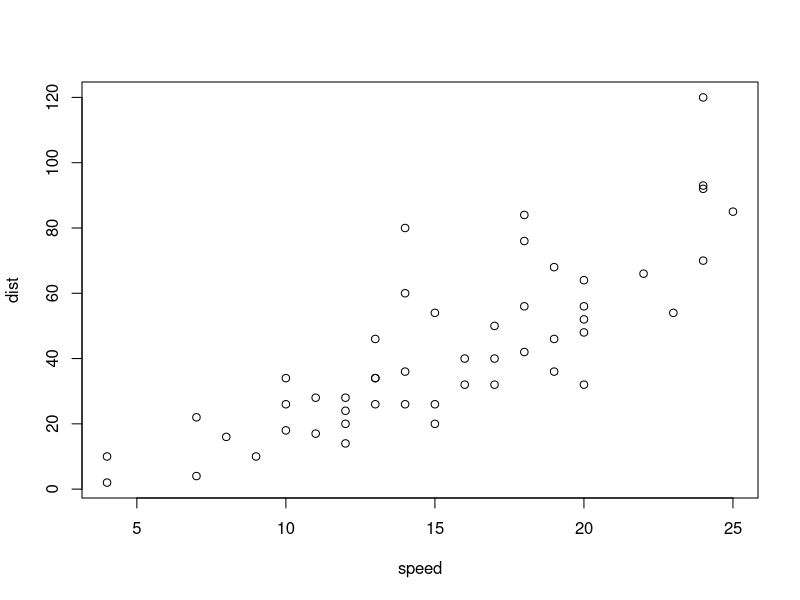
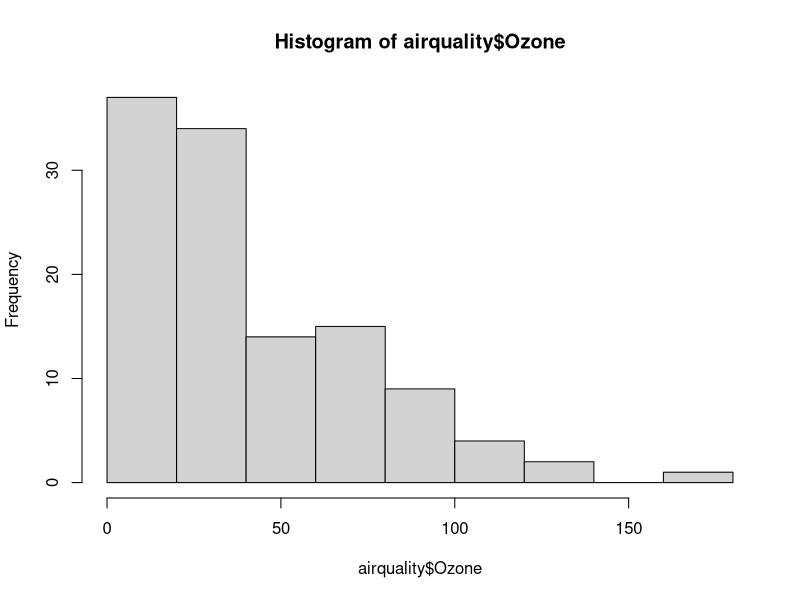
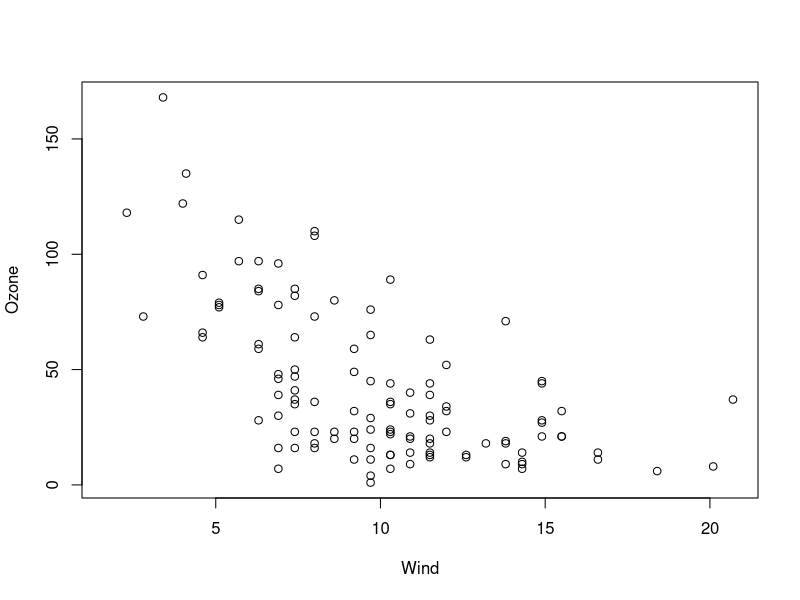
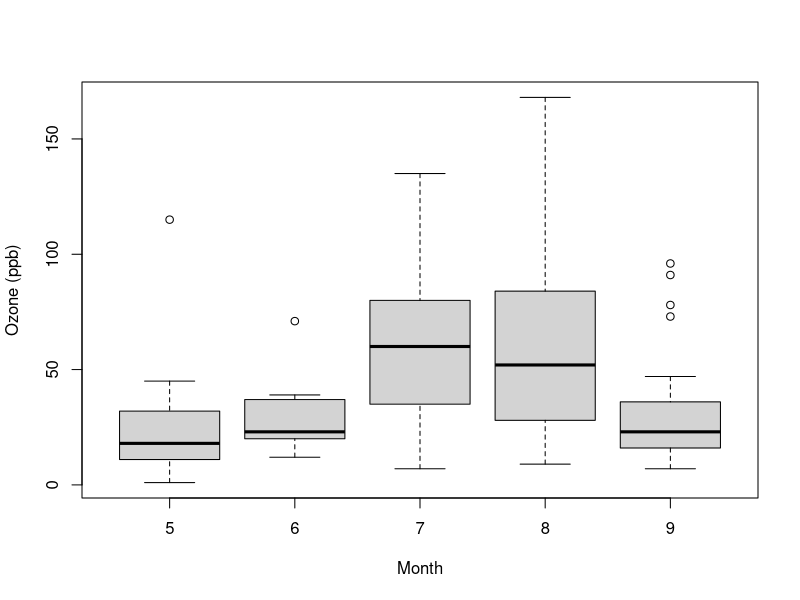
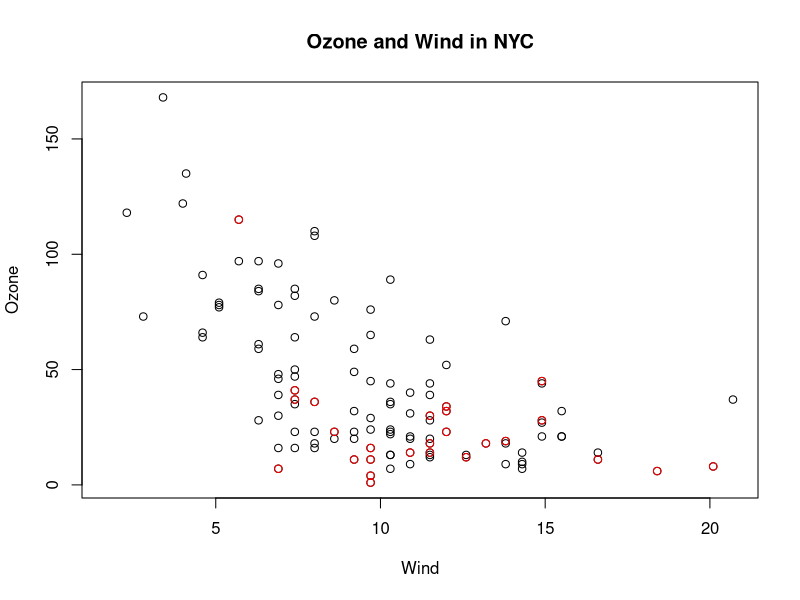
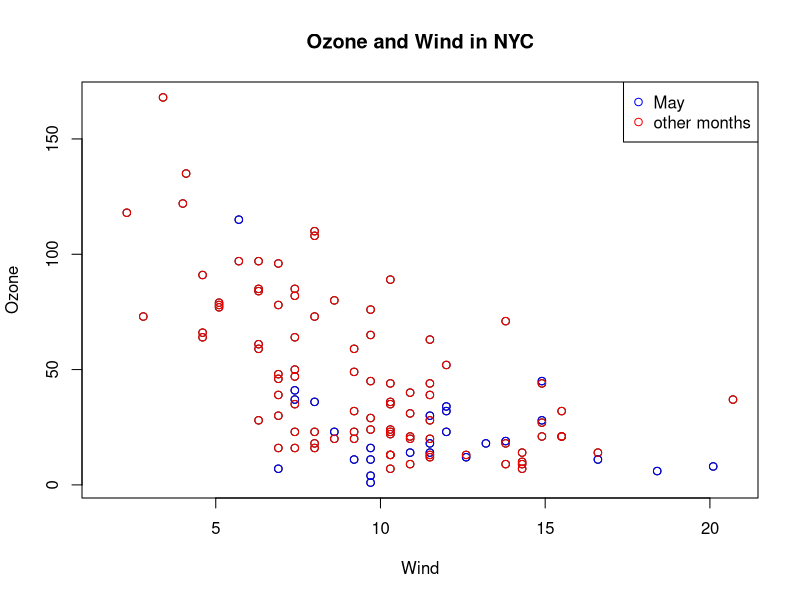
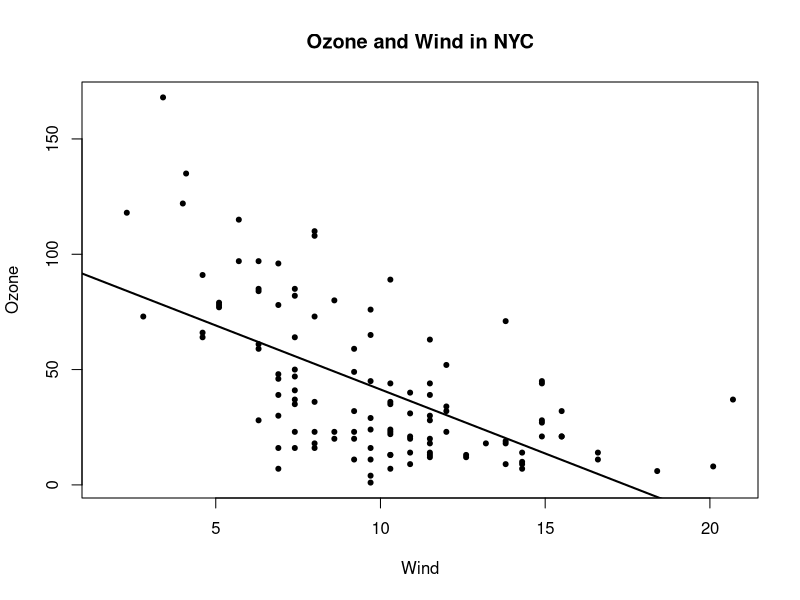
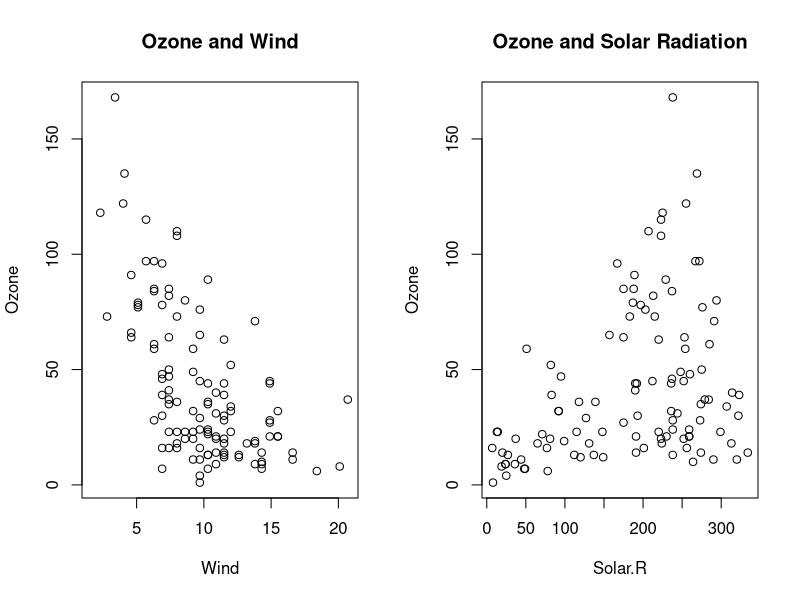

These figures' R source, in order:
# warning! can't really use frunctions from one system within another

# key parameters common to all the systems:
#   pch: plotting symbol
#   lty: line type
#   lwd: line width
#   col: color
#   xlab: x-axis label
#   ylab: y-axis label

# par() function sets global graphics parameters
#   common arguments:
#      las: orientation of axis labels
#      bg:  background color
#      mar: margin size
#      oma: outer margin size
#      mfrow: number of plots per row,columns (filled row-wise)
#      mfcol: number of plots per row,columns (filled column-wise)
#
#   special calls to see current settings:
par("bg")
par("mar")
par("mfrow")

#############################
# base plotting system
#############################
#  - artist's palette model
#  - start with a blank canvas and start from there
#  - start with plot function
#  - use annotation functions to add/modify (text,lines,points,axis)
#
# example
library(graphics)
library(grDevices)

library(datasets)
data(cars)
with(cars,plot(speed,dist))

# initialize a plot one of three ways
hist(airquality$Ozone)  # histogram
with(airquality,plot(Wind,Ozone))  # scatter plot
boxplot(Ozone ~ as.factor(Month),airquality,xlab="Month",ylab="Ozone (ppb)")

# base functions:
#   plot: make scatter plot
#   lines:  add lines given 2 vectors (connect dots)
#   points: add points
#   text: add text labels using specified x,y coord
#   title: annotate axis labels, title, subtitle, outer margin
#   mtext: arbitrary text to inner or outer margins
#   axis: add ticks/labels

# base plot with annotation
with(airquality,plot(Wind,Ozone,main="Ozone and Wind in NYC"))
# highlight a subset of the points
with(subset(airquality,Month==5),points(Wind,Ozone,col="red"))

# initialize, but doesn't plot anything to start with
with(airquality,plot(Wind,Ozone,main="Ozone and Wind in NYC"),
     type="n")
# add subsets in various colors
with(subset(airquality,Month==5),points(Wind,Ozone,col="blue"))
with(subset(airquality,Month!=5),points(Wind,Ozone,col="red"))
# add legend
legend("topright",pch=1,col=c("blue","red"),legend=c("May","other months"))

# next example
with(airquality,plot(Wind,Ozone,main="Ozone and Wind in NYC",
                     pch=20))  # filled-in dots
model <- lm(Ozone ~ Wind, airquality) # best fit function
abline(model,lwd=2) # add to chart

# multiple base plots
par(mfrow = c(1,2))  # two plots, side-by-side
with(airquality,{
    plot(Wind,Ozone,main="Ozone and Wind")
    plot(Solar.R,Ozone,main="Ozone and Solar Radiation")
})

# another example
par(mfrow=c(1,3),   # three plots, side-by-side
    mar=c(4,4,2,1), # margins little bit smaller than default
    oma=c(0,0,2,0)) # outer margin (more space on top for master title)
with(airquality,{
    plot(Wind,Ozone,main="Ozone and Wind")
    plot(Solar.R,Ozone,main="Ozone and Solar Radiation")
    plot(Temp,Ozone,main="Ozone and Temperature")
    mtext("Ozone and Weather in NYC",outer=TRUE)
})

# make a striped band on the last plot
abline(h=75,lwd=20,col="blue")
abline(h=75,lwd=10,col="white")
abline(h=75,lwd=4,col="red")


#############################
# lattice system
#############################
#  - plots created with a single function call (xyplot,bwplot, etc)
#  - most useful for conditioning types of plots (how y changes with x across levels of z)
#  - good for coplots
#
# example
library(lattice)  # uses grid package, not used directly
state <- data.frame(state.x77, region=state.region)
xyplot(Life.Exp ~ Income | region, # plot LE over income by region
       data=state,     # data source
       layout=c(4,1))  # four columns, one row


#############################
# ggplot1 system
#############################
#  - between base and lattice
#  - auto-deals w/spacings, text, etc, but allows additions
#  - default good, but can customize
#
# example
# install.packages("ggplot2")
library(ggplot2)
data(mpg)
qplot(displ,hwy,data=mpg)
